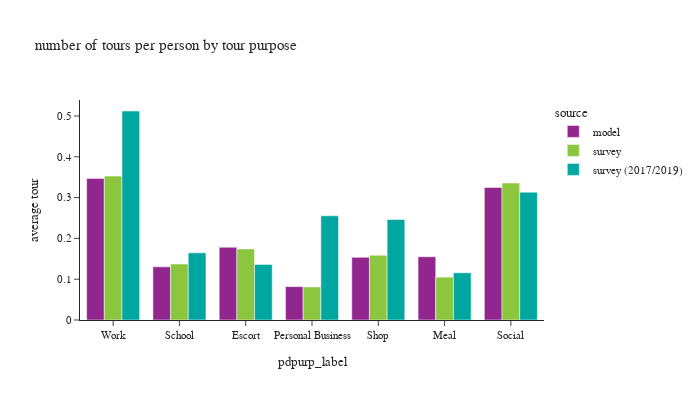

Notebook source saved alongside this figure:
### Code cell
def plot_segment(df, tour_group_var,person_group_var,title_name):

    # df_plot
    fig = px.bar(df, x=tour_group_var[1], y="average tour", color="source",
                 barmode="group",title=title_name)
    fig.update_layout(height=400, width=700, font=dict(size=11),
                      yaxis=dict(tickformat=".2"))
    fig.show()

df_plot = df_tour.groupby(['source','pdpurp_label'])['toexpfac'].sum().reset_index(). \
    merge(df_person.groupby(['source'])['psexpfac'].sum().reset_index(), how='left', on=['source'])
df_plot['average tour'] = df_plot['toexpfac']/df_plot['psexpfac']
# df_plot
plot_segment(df_plot, tour_group_var=['source','pdpurp_label'],person_group_var=['source'],
             title_name="number of tours per person by tour purpose")

### Figure 1 — Plotly figure (JSON) as saved in the notebook; plotly's stock layout.template omitted (floating-point values rounded to 4 significant figures)
{"data": [{"alignmentgroup": "True", "hovertemplate": "source=model<br>pdpurp_label=%{x}<br>average tour=%{y}<extra></extra>", "legendgroup": "model", "marker": {"color": "#91268F", "pattern": {"shape": ""}}, "name": "model", "offsetgroup": "model", "orientation": "v", "showlegend": true, "textposition": "auto", "type": "bar", "x": ["Work", "School", "Escort", "Personal Business", "Shop", "Meal", "Social"], "xaxis": "x", "y": [0.347, 0.1302, 0.1782, 0.08181, 0.1536, 0.155, 0.325], "yaxis": "y"}, {"alignmentgroup": "True", "hovertemplate": "source=survey<br>pdpurp_label=%{x}<br>average tour=%{y}<extra></extra>", "legendgroup": "survey", "marker": {"color": "#8CC63E", "pattern": {"shape": ""}}, "name": "survey", "offsetgroup": "survey", "orientation": "v", "showlegend": true, "textposition": "auto", "type": "bar", "x": ["Work", "School", "Escort", "Personal Business", "Shop", "Meal", "Social"], "xaxis": "x", "y": [0.3527, 0.1372, 0.1743, 0.0809, 0.1587, 0.1051, 0.3357], "yaxis": "y"}, {"alignmentgroup": "True", "hovertemplate": "source=survey (2017/2019)<br>pdpurp_label=%{x}<br>average tour=%{y}<extra></extra>", "legendgroup": "survey (2017/2019)", "marker": {"color": "#00A7A0", "pattern": {"shape": ""}}, "name": "survey (2017/2019)", "offsetgroup": "survey (2017/2019)", "orientation": "v", "showlegend": true, "textposition": "auto", "type": "bar", "x": ["Work", "School", "Escort", "Personal Business", "Shop", "Meal", "Social"], "xaxis": "x", "y": [0.5122, 0.1646, 0.1362, 0.2553, 0.2463, 0.1157, 0.3132], "yaxis": "y"}], "layout": {"barmode": "group", "font": {"size": 11}, "height": 400, "legend": {"title": {"text": "source"}, "tracegroupgap": 0}, "title": {"text": "number of tours per person by tour purpose"}, "width": 700, "xaxis": {"anchor": "y", "domain": [0, 1], "title": {"text": "pdpurp_label"}}, "yaxis": {"anchor": "x", "domain": [0, 1], "tickformat": ".2", "title": {"text": "average tour"}}}}
